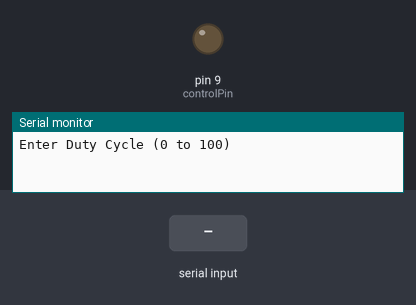
A sketch run on a simulated Arduino Uno, built with avr-gcc and run on an emulated ATmega328P. Parts: output pins drawn as LEDs (lit = HIGH), the last lines printed to the serial monitor. The inputs (shaded band) are chosen by the test bench.

Above: at 1.2 s.
1.3 s: "90,45\n" received over Serial
At 2.1 s:
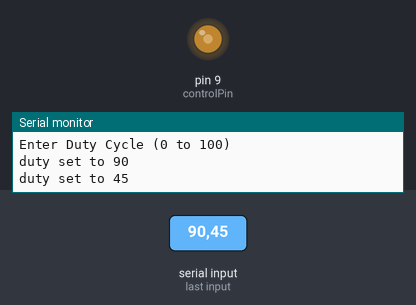
3.8 s: "5\n" received over Serial
At 4.6 s:
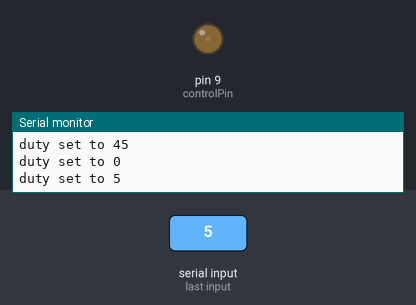
6.3 s: "30,150\n" received over Serial
At 7.0 s:
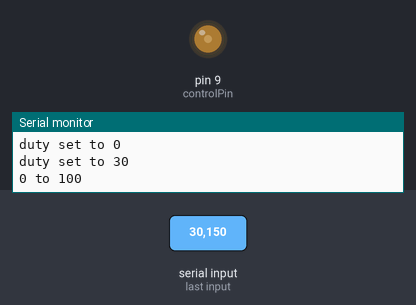
Timing chart, 0 to 9.3 s (numbered marks = the images above; inputs shaded):
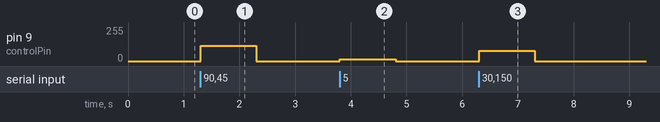

Measured:
- after the input at 1.3 s, pin 9 (controlPin): 0/255 → 114/255 at once, → 0/255 1.0 s later
- after the input at 3.8 s, pin 9 (controlPin): 0/255 → 12/255 at once, → 0/255 1.0 s later
- after the input at 6.3 s, pin 9 (controlPin): 0/255 → 76/255 at once, → 0/255 1.0 s later

The sketch:

pwm_motor_control.ino
```cpp
const int controlPin = 9;

void setup() {                    // (1)
  pinMode(controlPin, OUTPUT);
  Serial.begin(9600);
  Serial.println("Enter Duty Cycle (0 to 100)");
}

void loop() {                     // (2)
  if (Serial.available()) {       // (3)
    int duty = Serial.parseInt();
    if (duty < 0 || duty > 100) {  // (4)
      Serial.println("0 to 100");
    }
    else {
      int pwm = duty * 255 / 100;
      analogWrite(controlPin, pwm);
      Serial.print("duty set to ");
      Serial.println(duty);
    }
  }
}
```
